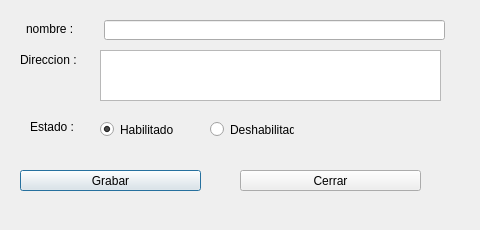
<?xml version="1.0" encoding="UTF-8"?>
<ui version="4.0">
 <class>FmrActualizarLocal</class>
 <widget class="QDialog" name="FmrActualizarLocal">
  <property name="geometry">
   <rect>
    <x>0</x>
    <y>0</y>
    <width>480</width>
    <height>230</height>
   </rect>
  </property>
  <property name="windowTitle">
   <string>Actualizar Datos del Local</string>
  </property>
  <widget class="QPushButton" name="cmdGrabar">
   <property name="geometry">
    <rect>
     <x>20</x>
     <y>170</y>
     <width>181</width>
     <height>21</height>
    </rect>
   </property>
   <property name="text">
    <string>Grabar</string>
   </property>
  </widget>
  <widget class="QLineEdit" name="txtNombre">
   <property name="geometry">
    <rect>
     <x>104</x>
     <y>20</y>
     <width>341</width>
     <height>20</height>
    </rect>
   </property>
  </widget>
  <widget class="QPushButton" name="CmdCerrar">
   <property name="geometry">
    <rect>
     <x>240</x>
     <y>170</y>
     <width>181</width>
     <height>21</height>
    </rect>
   </property>
   <property name="text">
    <string>Cerrar</string>
   </property>
  </widget>
  <widget class="QLabel" name="label_2">
   <property name="geometry">
    <rect>
     <x>20</x>
     <y>50</y>
     <width>61</width>
     <height>20</height>
    </rect>
   </property>
   <property name="text">
    <string>Direccion :</string>
   </property>
  </widget>
  <widget class="QTextEdit" name="teDireccion">
   <property name="geometry">
    <rect>
     <x>100</x>
     <y>50</y>
     <width>341</width>
     <height>51</height>
    </rect>
   </property>
  </widget>
  <widget class="QLabel" name="label">
   <property name="geometry">
    <rect>
     <x>26</x>
     <y>22</y>
     <width>47</width>
     <height>13</height>
    </rect>
   </property>
   <property name="text">
    <string>nombre :</string>
   </property>
  </widget>
  <widget class="QRadioButton" name="rbDeshabilitado">
   <property name="geometry">
    <rect>
     <x>210</x>
     <y>120</y>
     <width>84</width>
     <height>19</height>
    </rect>
   </property>
   <property name="text">
    <string>Deshabilitado</string>
   </property>
  </widget>
  <widget class="QRadioButton" name="rbHabilitado">
   <property name="geometry">
    <rect>
     <x>100</x>
     <y>120</y>
     <width>84</width>
     <height>19</height>
    </rect>
   </property>
   <property name="text">
    <string>Habilitado</string>
   </property>
   <property name="checked">
    <bool>true</bool>
   </property>
  </widget>
  <widget class="QLabel" name="label_3">
   <property name="geometry">
    <rect>
     <x>30</x>
     <y>120</y>
     <width>47</width>
     <height>13</height>
    </rect>
   </property>
   <property name="text">
    <string>Estado :</string>
   </property>
  </widget>
 </widget>
 <resources/>
 <connections/>
</ui>
